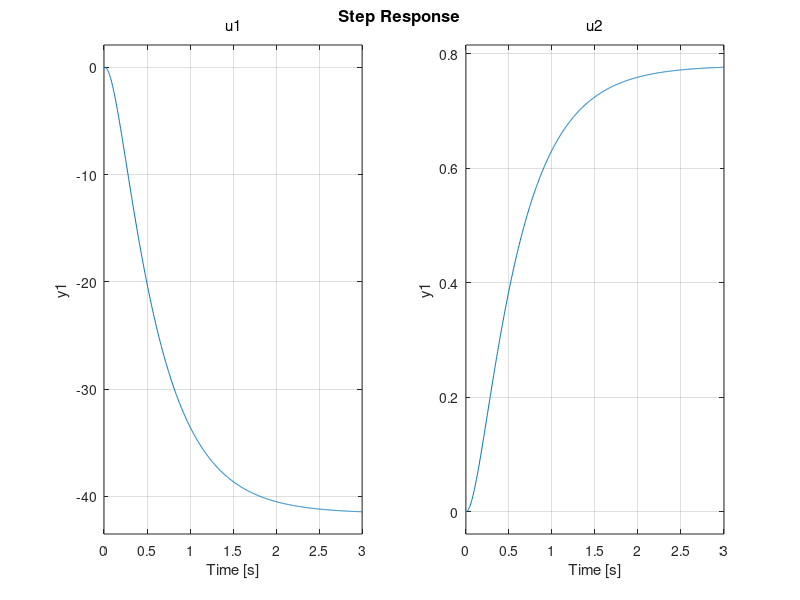

This chart was generated by the following MATLAB code: (Note: this script raises an error after producing the figure.)
close all
clear

%% Parametry
m = .00575;
g = 9.81;
FemP1 = .017521;
FemP2 = .0058231;
f1 = .00014142;
f2 = .0045626;
ki = 2.5165;
ci = .0243;
d = .0792;
bd = .06;
xd = d-bd;
x10 = .008;
x20 = 0;
x30 = .75;
u10 = 0.2883767137;

a21 = 1/(2*m)*x30^2*FemP1/FemP2*exp(-x10/FemP2); 
a23 = -1/(m)*x30*FemP1/FemP2*exp(-x10/FemP2); 
a31 = 1/f1*exp(x10/f2)*(ki*u10+ci-x30); 
a33 = -f2/f1*exp(x10/f2);
b31 = ki*f2/f1*exp(x10/f2);
A = [0 1 0; a21 0 a23; a31 0 a33];
B = [0 0; 0 g; b31 0];
C = [1 0 0];
D = 0;

%% Sprawdzenie jakie wartości wymuszeń spowodują przyciągnięcie kuli. Zbadanie odpowiedzi skokowej w układzie otwartym.
ob = ss(A, B, C, D);
sys1 = tf(ob)
% figure; step(sys1(2))

%% Wzmocnienia sprzężenia od stanu
% dla s = [2 7 80] odpowiedź ustala się na wartości
s = [2 7 80];
k = -place(A, B, -s);
A2=A+B*k
% eig(A2)
figure; step(ss(A2, B, C, D));

%% Sprzężenie od stanu

%pochodne porównać do zera
%na u0+k wzorekr z kartkowki  kx-x=x0

x0 = [0; 0; 0]     % warunki poczatkowe
t = 0:0.01:120;     % wektor czasu
[t, x] = ode45(@odefun, t, x0, [], A, B, k);

% Rysowanie wykresow
figure; plot(t, x(:,1));
xlabel('t [sek]'); ylabel('y(t) [cm]');

function dxdt = odefun(t, x, A, B, k)
    u = k*x;
    dxdt = A * x + B * u;
end

